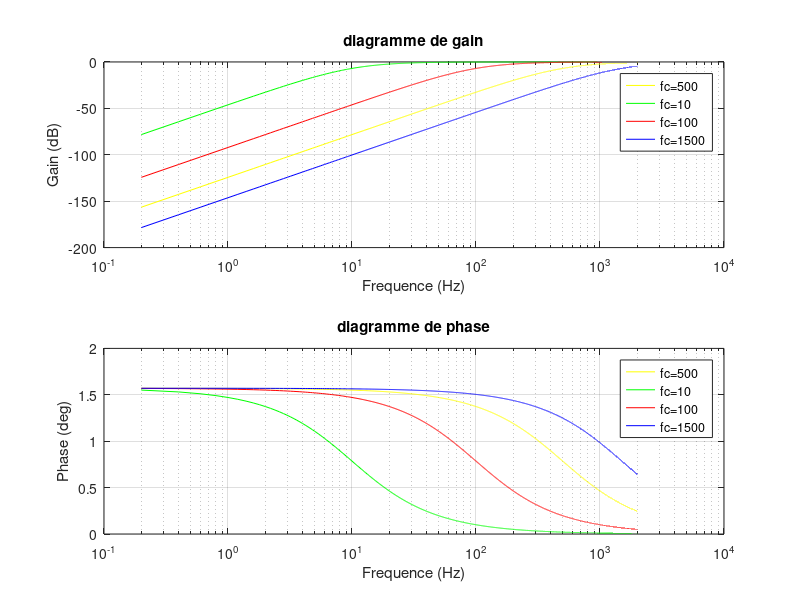

Write the MATLAB code that produced this figure. (Note: this script raises an error after producing the figure.)
clear all 
close all 
clc

Te=5e-4 ;
fe=1/Te;
t=0:Te:5;
N=length(t);
f= (0:N-1)*fe/N ;
w=2*pi*f ;


%Definition de la fonction xt 
xt=sin(2*pi*500*t)+sin(2*pi*400*t)+sin(2*pi*50*t);

%la transforme de fourier apllique a xt
fshift = (-N/2:N/2-1)*(fe/N);
y = fft(xt);



% la fonction de transmittence 

K = 1 ;
wc=2*pi*500 ;
wc1 =2*pi* 10 ;
wc2 =2*pi* 100 ;
wc3 =2*pi* 1500;

Hf = (K*1j*w/wc)./(1+1j*w/wc) ;
H1 = (K*1j*w/wc1)./(1+1j*w/wc1) ;
H2 = (K*1j*w/wc2)./(1+1j*w/wc2) ;
H3 = (K*1j*w/wc3)./(1+1j*w/wc3) ;

Gf = 20*log(abs(Hf)); %on trace le gain en utilisant l echelle logarithmique
G1 = 20*log(abs(H1));
G2 = 20*log(abs(H2));
G3 = 20*log(abs(H3));



phif = angle(Hf); %on utilise la fct angle pour calculer la phase
phi1 = angle(H1);
phi2 = angle(H2);
phi3 = angle(H3);

hold on
subplot(2,1,1) 
semilogx(f,Gf,'y',f,G1,'g',f,G2,'r',f,G3,'b')
ylabel('Gain (dB)')
xlabel('Frequence (Hz)')
title('diagramme de gain')
legend("fc=500","fc=10","fc=100","fc=1500")
grid on 

subplot(2,1,2) 
semilogx(f,phif,'y',f,phi1,'g',f,phi2,'r',f,phi3,'b')
ylabel('Phase (deg)')
xlabel('Frequence (Hz)')
title('diagramme de phase')
legend("fc=500","fc=10","fc=100","fc=1500")
grid on

Hflip=[Hf(1:floor(N/2)),flip(Hf(1:floor(N/2)))];
Hflip1=[H1(1:floor(N/2)),flip(H1(1:floor(N/2)))];
Hflip2=[H2(1:floor(N/2)),flip(H2(1:floor(N/2)))];
Hflip3=[H3(1:floor(N/2)),flip(H3(1:floor(N/2)))];

y_filtre = y(1:end-1).*Hflip;
y_filtre1 = y(1:end-1).*Hflip1 ;
y_filtre2 = y(1:end-1).*Hflip2 ;
y_filtre3 = y(1:end-1).*Hflip3 ;


y_filtre_temp = ifft(y_filtre,'symmetric');
y_filtre_temp1 = ifft(y_filtre1,'symmetric');
y_filtre_temp2 = ifft(y_filtre2,'symmetric');
y_filtre_temp3 = ifft(y_filtre3,'symmetric');

%tracage des signaux temp filtres
subplot(4,1,1)
plot(t(1:end-1), y_filtre_temp)
title("signal temporel avec H(fc=500)")
subplot(4,1,2)
plot(t(1:end-1), y_filtre_temp1)
title("signal temporel avec H(fc=10)")

subplot(4,1,3)
plot(t(1:end-1), y_filtre_temp2)
title("signal temporel avec H(fc=100)")

subplot(4,1,4)
plot(t(1:end-1), y_filtre_temp3)
title("signal temporel avec H(fc=1500)")

%tracage des differences entre le signal xt et les  signaux temp filtres

subplot(4,1,1)
plot(t(1:end-1) , xt(1:end-1) -y_filtre_temp)
title("xt - signal temporel avec H(fc=500)")
subplot(4,1,2)
plot(t(1:end-1) , xt(1:end-1) -y_filtre_temp1)
title("xt - signal temporel avec H(fc=10)")

subplot(4,1,3)
plot(t(1:end-1) , xt(1:end-1) -y_filtre_temp2)
title("xt - signal temporel avec H(fc=100)")

subplot(4,1,4)
plot(t(1:end-1) , xt(1:end-1) -y_filtre_temp3)
title("xt - signal temporel avec H(fc=1500)")


%tracage des signaux freq filtres
subplot(2,2,1)
plot(fshift(1:end-1),fftshift(2*abs(fft(y_filtre_temp))/N))
title("signal freq filtre avec H(fc=500)")
subplot(2,2,2)
plot(fshift(1:end-1),fftshift(2*abs(fft(y_filtre_temp1))/N))
title("signal freq filtre avec H(fc=10)")

subplot(2,2,3)
plot(fshift(1:end-1),fftshift(2*abs(fft(y_filtre_temp2))/N))
title("signal freq filtre avec H(fc=100)")

subplot(2,2,4)
plot(fshift(1:end-1),fftshift(2*abs(fft(y_filtre_temp3))/N))
title("signal freq filtre avec H(fc=1500)")


